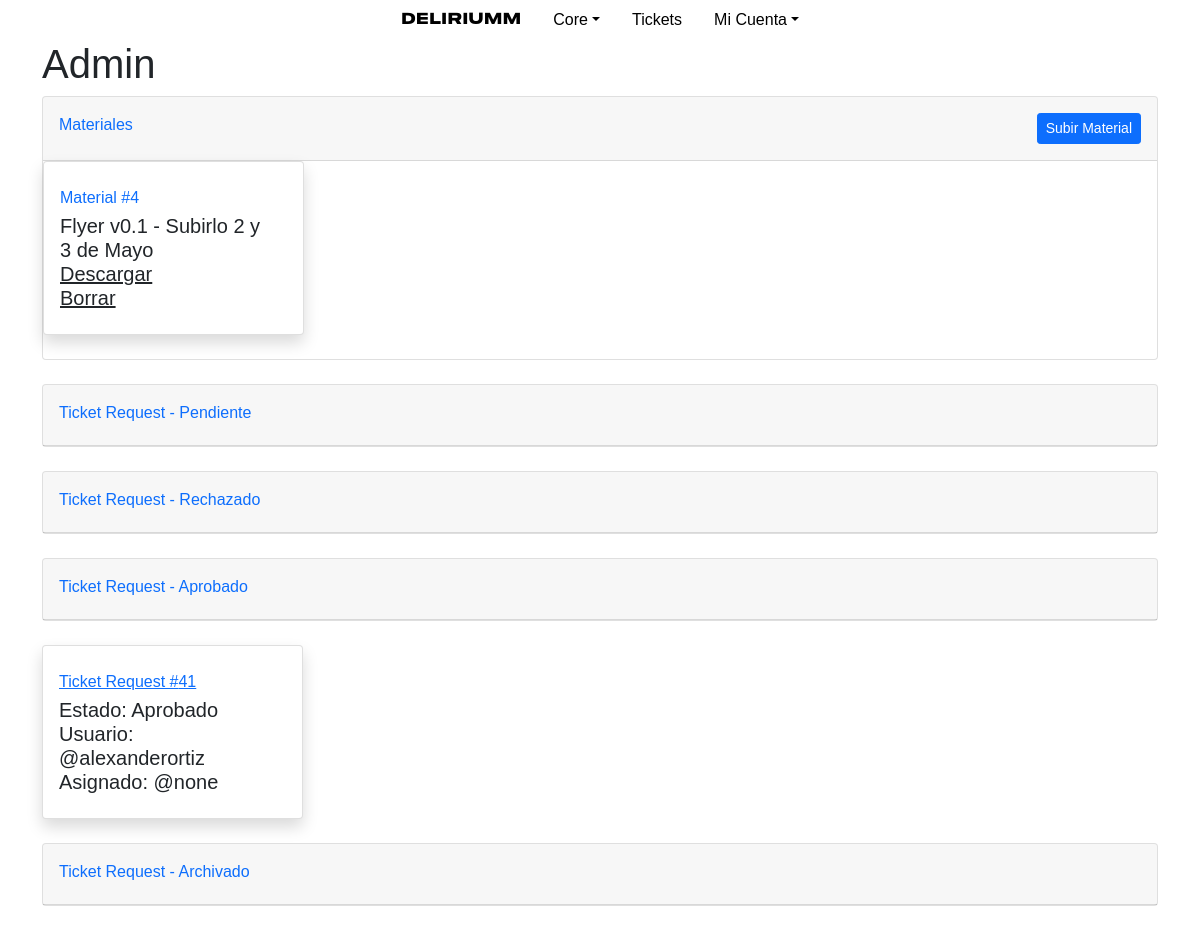
The page /core/admin/ (signed in) on the database as committed earlier.
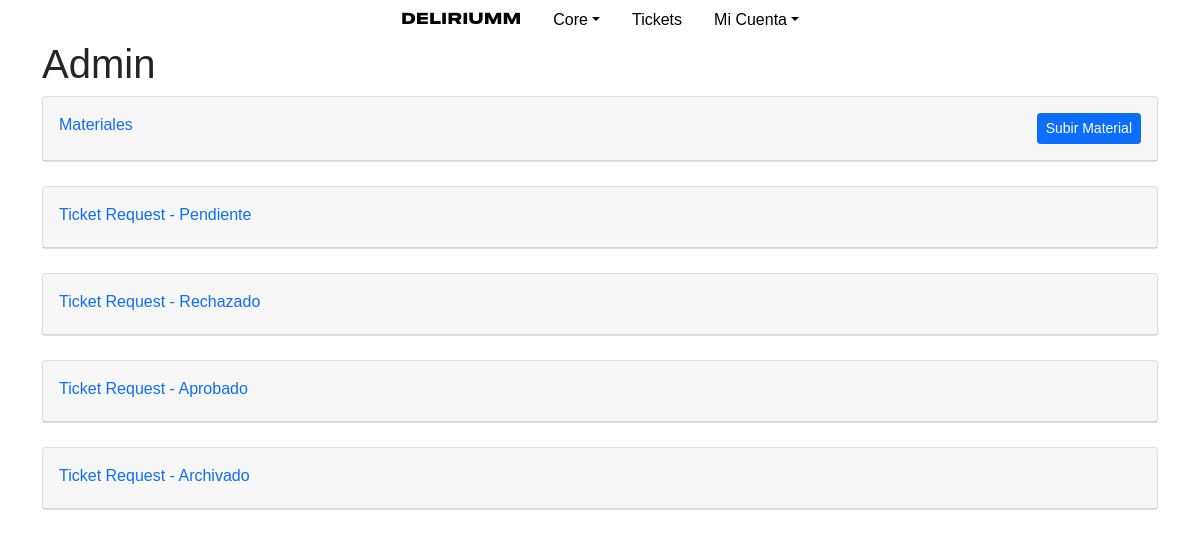
The same page on the database as committed later.
### core/models.py (models this page shows)
class Material(models.Model):
    description = models.CharField(max_length=200)
    file = models.FileField(verbose_name="Archivo", upload_to='uploads/materials/', blank=True)
    event = models.ForeignKey(Event, on_delete=models.CASCADE)

### tickets/models.py (models this page shows, shortened)
class TicketRequest(models.Model):
    user = models.ForeignKey(User, on_delete=models.CASCADE)
    event = models.ForeignKey(Event, on_delete=models.CASCADE)
    context = models.CharField(max_length=300, blank=True)
    q_tickets = models.IntegerField(verbose_name="Tickets")
    reference = models.CharField(max_length=150, default="none")
    client = models.CharField(max_length=50, default="none")
    total = models.IntegerField(verbose_name="Total", default="0")
    created = models.DateTimeField(auto_now=True)
    staff_asigned = models.CharField(max_length=30, default="none")
    comprobante = models.FileField(upload_to='uploads/comprobantes/', blank=True)
    PAYMENTS = (
        ("CASH", "Efectivo"),
        ("CARD", "Tarjeta"),
        ("TRANSFER", "Transferencía"),
        ("DEPOSIT", "Deposíto"),
    )
    payment_method = models.CharField(
        max_length=20,
        choices=PAYMENTS,
        default='CASH',
    )
    STATUS = (
        ("PE", "Pendiente"),
        ("RE", "Rechazado"),
        ("VA", "Aprobado"),
        ("AR", "Archivado"),
    )
    status = models.CharField(
        max_length=2,
        choices=STATUS,
        default='PE',
    )

### core/views.py (the view)
# urls.py: path("admin/", views.admin_view, name="admin_view"),
def admin_view(request):
    if not request.user.is_authenticated:
        return HttpResponseRedirect(reverse("users:login"))
    usercore = get_object_or_404(UserCore, user=request.user)
    if request.user.has_perm('users.can_view_admin'):
        return render(request, "core/admin/index.html", {
            "tickets_pe": TicketRequest.objects.filter(status="PE"),
            "tickets_re": TicketRequest.objects.filter(status="RE"),
            "tickets_va": TicketRequest.objects.filter(status="VA"),
            "tickets_ar": TicketRequest.objects.filter(status="AR"),
            "event": Event.objects.get(status="VE"),
            "last_ticket": usercore.last_ticket_request_see,
        })
    else:
        return HttpResponseRedirect(reverse('users:login'))

### core/templates/core/admin/index.html (shortened to what this page needs)
{% extends 'core/layout_1.html' %}
{% block head %}
{% load static %}
{% endblock %}
{% block body %}
<h1>Admin</h1>
<div class="card mb-4">
    <div class="card-header py-3">
        <div class="row justify-content-between">
            <div class="col-xl-4 col-md-6">
                <div class="text-xs font-weight-bold text-primary mb-1">
                    Materiales
                </div>
            </div>
            <div class="col-xl-3 col-md-6">
                <div class="text-end ">
                    <a href="{% url 'core:upload_material' %}"><button type="button" class="btn btn-primary btn-sm">Subir Material</button></a>
                </div>
            </div>
        </div>
    </div>
    <div class="row">
        {% for material in event.material_set.all %}
            <div class="col-xl-3 col-md-6 mb-4">
                <div class="card border-left-primary shadow h-100 py-2">
                    <div class="card-body">
                        <div class="row no-gutters align-items-center">
                            <div class="col mr-2">
                                <div class="text-xs font-weight-bold text-primary mb-1">
                                    Material #{{ material.pk }}</div>
                                <div class="h5 mb-0 font-weight-bold text-gray-800">{{ material.description }}</div>
                                <div class="h5 mb-0 font-weight-bold text-gray-800"><a href="{% url 'core:dowload_material' material.pk %}">Descargar</a></div>
                                <div class="h5 mb-0 font-weight-bold text-gray-800"><a href="{% url 'core:delete_material' material.pk %}">Borrar</a></div>
                            </div>
                        </div>
                    </div>
                </div>
            </div>
    {% endfor %}
    </div>
</div>
<div class="card mb-4">
    <div class="card-header py-3">
        <div class="row justify-content-between">
            <div class="text-xs font-weight-bold text-primary mb-1">
                Ticket Request - Pendiente
            </div>
        </div>
    </div>
</div>
<div class="card mb-4">
    <div class="card-header py-3">
        <div class="row justify-content-between">
            <div class="text-xs font-weight-bold text-primary mb-1">
                Ticket Request - Rechazado
            </div>
        </div>
    </div>
</div>
    <div class="card mb-4">
        <div class="card-header py-3">
            <div class="row justify-content-between">
                <div class="text-xs font-weight-bold text-primary mb-1">
                    Ticket Request - Aprobado
                </div>
            </div>
        </div>
    </div>
    <div class="row">
        {% for ticket in tickets_va %}
            <div class="col-xl-3 col-md-6 mb-4">
                <div class="card border-left-primary shadow h-100 py-2">
                    <div class="card-body">
                        <div class="row no-gutters align-items-center">
                            <div class="col mr-2">
                                <div class="text-xs font-weight-bold text-primary mb-1">
                                    <a href="{% url 'tickets:request_view' ticket.pk %}">Ticket Request #{{ ticket.pk }}</a></div>
                                <div class="h5 mb-0 font-weight-bold text-gray-800">Estado: {{ ticket.get_status_display }}</div>
                                <div class="h5 mb-0 font-weight-bold text-gray-800">Usuario: @{{ ticket.user.username }}</div>
                                <div class="h5 mb-0 font-weight-bold text-gray-800">Asignado: @{{ ticket.staff_asigned }}</div>
                            </div>
                        </div>
                    </div>
                </div>
            </div>
        {% endfor %}
        </div>
        <div class="card mb-4">
    <div class="card-header py-3">
        <div class="row justify-content-between">
            <div class="text-xs font-weight-bold text-primary mb-1">
                Ticket Request - Archivado
            </div>
        </div>
    </div>
</div>
</div>
{% endblock body %}

Rows that differ between the two databases and show on the page:
removed Material: pk "4", description "Flyer v0.1 - Subirlo 2 y 3 de Mayo"
removed TicketRequest: pk "41", status "Aprobado", user.username "alexanderortiz", staff_asigned "none"
